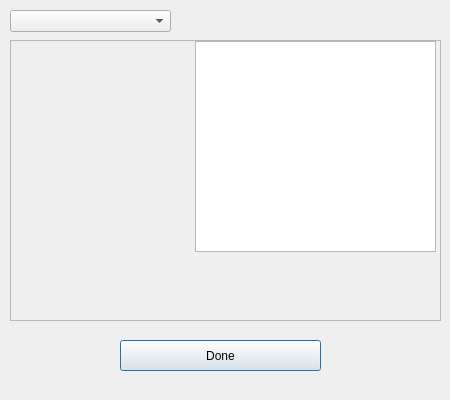
<?xml version="1.0" encoding="UTF-8"?>
<ui version="4.0">
 <class>Tuner</class>
 <widget class="QDialog" name="Tuner">
  <property name="geometry">
   <rect>
    <x>0</x>
    <y>0</y>
    <width>450</width>
    <height>400</height>
   </rect>
  </property>
  <property name="minimumSize">
   <size>
    <width>450</width>
    <height>400</height>
   </size>
  </property>
  <property name="maximumSize">
   <size>
    <width>450</width>
    <height>400</height>
   </size>
  </property>
  <property name="windowTitle">
   <string>Tuner</string>
  </property>
  <widget class="QPushButton" name="TunerDone">
   <property name="geometry">
    <rect>
     <x>120</x>
     <y>340</y>
     <width>201</width>
     <height>31</height>
    </rect>
   </property>
   <property name="text">
    <string>Done</string>
   </property>
  </widget>
  <widget class="QFrame" name="TunerDataFrame">
   <property name="geometry">
    <rect>
     <x>10</x>
     <y>40</y>
     <width>431</width>
     <height>281</height>
    </rect>
   </property>
   <property name="frameShape">
    <enum>QFrame::StyledPanel</enum>
   </property>
   <property name="frameShadow">
    <enum>QFrame::Raised</enum>
   </property>
   <widget class="QGraphicsView" name="TunerVisual">
    <property name="geometry">
     <rect>
      <x>185</x>
      <y>1</y>
      <width>241</width>
      <height>211</height>
     </rect>
    </property>
   </widget>
   <widget class="QLabel" name="TunerFreq">
    <property name="geometry">
     <rect>
      <x>80</x>
      <y>230</y>
      <width>101</width>
      <height>41</height>
     </rect>
    </property>
    <property name="font">
     <font>
      <pointsize>18</pointsize>
     </font>
    </property>
    <property name="text">
     <string/>
    </property>
   </widget>
   <widget class="QLabel" name="TunerNote">
    <property name="geometry">
     <rect>
      <x>240</x>
      <y>230</y>
      <width>51</width>
      <height>41</height>
     </rect>
    </property>
    <property name="font">
     <font>
      <pointsize>22</pointsize>
     </font>
    </property>
    <property name="frameShadow">
     <enum>QFrame::Plain</enum>
    </property>
    <property name="text">
     <string/>
    </property>
   </widget>
   <widget class="QWidget" name="gridLayoutWidget">
    <property name="geometry">
     <rect>
      <x>0</x>
      <y>0</y>
      <width>181</width>
      <height>211</height>
     </rect>
    </property>
    <layout class="QGridLayout" name="gridLayout"/>
   </widget>
  </widget>
  <widget class="QComboBox" name="TunerGuitarMenu">
   <property name="geometry">
    <rect>
     <x>10</x>
     <y>10</y>
     <width>161</width>
     <height>22</height>
    </rect>
   </property>
  </widget>
  <action name="actionTumerDone">
   <property name="text">
    <string>TumerDone</string>
   </property>
  </action>
 </widget>
 <resources/>
 <connections>
  <connection>
   <sender>TunerDone</sender>
   <signal>clicked()</signal>
   <receiver>Tuner</receiver>
   <slot>close()</slot>
   <hints>
    <hint type="sourcelabel">
     <x>220</x>
     <y>355</y>
    </hint>
    <hint type="destinationlabel">
     <x>233</x>
     <y>194</y>
    </hint>
   </hints>
  </connection>
 </connections>
</ui>
